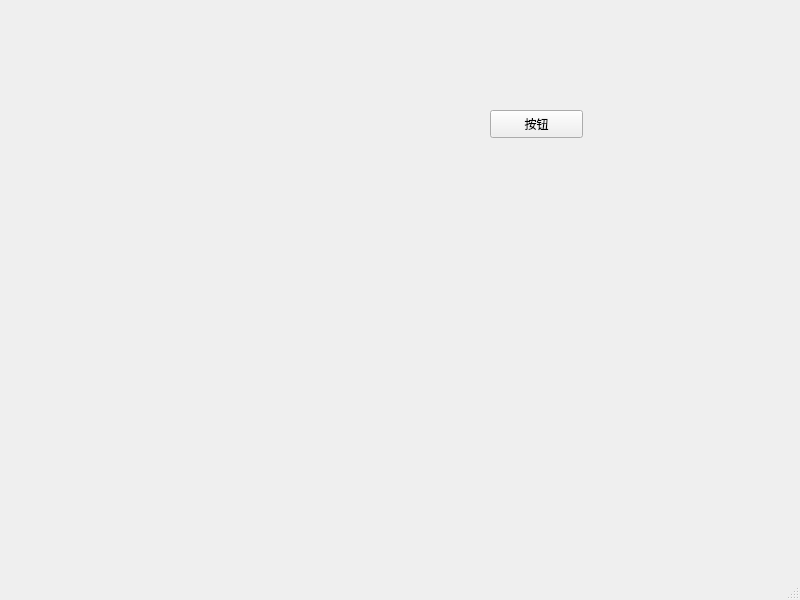
<?xml version="1.0" encoding="UTF-8"?>
<ui version="4.0">
 <class>MainWindow</class>
 <widget class="QMainWindow" name="MainWindow">
  <property name="geometry">
   <rect>
    <x>0</x>
    <y>0</y>
    <width>800</width>
    <height>600</height>
   </rect>
  </property>
  <property name="windowTitle">
   <string>MainWindow</string>
  </property>
  <widget class="QWidget" name="centralwidget">
   <widget class="QPushButton" name="pushButton">
    <property name="geometry">
     <rect>
      <x>490</x>
      <y>110</y>
      <width>93</width>
      <height>28</height>
     </rect>
    </property>
    <property name="text">
     <string>按钮</string>
    </property>
   </widget>
  </widget>
  <widget class="QMenuBar" name="menubar">
   <property name="geometry">
    <rect>
     <x>0</x>
     <y>0</y>
     <width>800</width>
     <height>25</height>
    </rect>
   </property>
  </widget>
  <widget class="QStatusBar" name="statusbar"/>
 </widget>
 <resources/>
 <connections/>
</ui>
